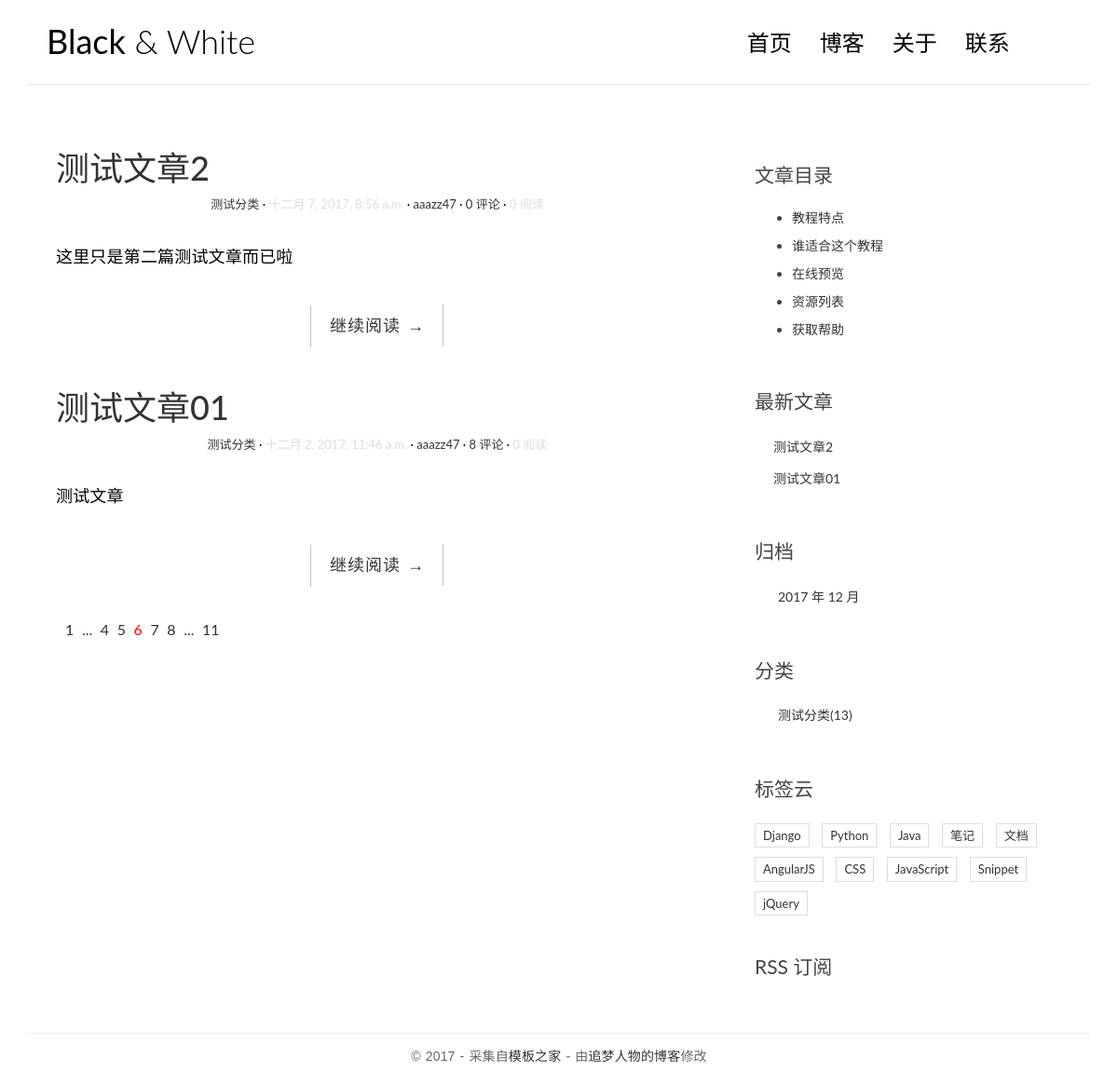
Screenshot of /category/测试分类/ with the database file from the repository.
### blog/models.py (models this page shows, shortened)
class Post(models.Model):
    title = models.CharField('标题',max_length=40)
    pub_date = models.DateTimeField('发布时间')
    update_time = models.DateTimeField('更新时间')
    content = models.TextField('内容')
    description = models.TextField('描述', blank=True, max_length=100)
    tag = models.ManyToManyField(Tag, blank=True)
    fen_lei = models.ForeignKey(Category, on_delete=models.CASCADE, verbose_name="分类")
    author = models.ForeignKey(User, on_delete=models.CASCADE, verbose_name="作者")
    views = models.PositiveIntegerField('阅读量', default=0)
    class Meta:
        verbose_name = "博文"
        verbose_name_plural = "博文"
        ordering = ['-pub_date']

class Category(models.Model):
    name = models.CharField('分类', max_length=10)
    def __str__(self):
        return self.name
    class Meta:
        verbose_name = '文章分类'
        verbose_name_plural = '文章分类'

### blog/views.py (the view)
# urls.py: url(r'^category/(?P<name>.*)/$', views.CategoryView.as_view(), name='category'),
class CategoryView(generic.ListView):
    model = Post
    template_name = 'blog/index.html'
    context_object_name = 'post_list'
    def get_queryset(self):
        cate = get_object_or_404(Category, name=self.kwargs.get('name'))
        return Post.objects.filter(fen_lei=cate)

### blog/templatetags/blog_tags.py (called while the page is built)
@register.simple_tag
def get_recent_posts(num=5):
    return Post.objects.order_by('-pub_date')[:num]

@register.simple_tag
def archives():
    return Post.objects.dates('pub_date', 'month', order='DESC')

@register.simple_tag
def categories():
    return Category.objects.all()

### blog/templates/blog/index.html
{% extends 'blog/base.html' %}
{% block main %}
                {% for post in post_list %}
                <article class="post post-{{ post.pk }}" >
                    <header class="entry-header">
                        <h1 class="enty-title" >
                            <a href="{% url 'blog:detail' post.pk %}">{{ post.title }}</a>
                        </h1>
                        <div class="entry-meta">
                            <span class="post-category"><a href="{% url 'blog:category' post.fen_lei.name %}">{{ post.fen_lei }}</a></span>
                            <span class="post-date"><time class="entry-date" datetime="{{ post.pub_date }}">{{ post.pub_date }}</time></span>
                            <span class="post-author"><a href="#">{{ post.author }}</a></span>
                            <span class="comments-link"><a href="#">{{ post.comment_set.count }} 评论</a></span>
                            <span class="views-count">{{ post.views }} 阅读</span>
                        </div>
                    </header>
                    <div class="entry-content clearfix">
                        <p>
                            {{ post.description }}
                        </p>
                        <div class="read-more cl-effect-14">
                            <a href="{% url 'blog:detail' post.pk %}" class="more-link">继续阅读 <span class="meta-nav">→</span></a>
                        </div>
                    </div>
                </article>
                {% empty %}
                <div class="no-post">很遗憾，这里暂时还没有发布文章哦，稍后再来看看吧！</div>
                {% endfor %}
                <div class="pagination">
                    <ul>
                        <li><a href="">1</a></li>
                        <li><a href="">...</a></li>
                        <li><a href="">4</a></li>
                        <li><a href="">5</a></li>
                        <li class="current"><a href="">6</a></li>
                        <li><a href="">7</a></li>
                        <li><a href="">8</a></li>
                        <li><a href="">...</a></li>
                        <li><a href="">11</a></li>
                    </ul>
                </div>
{% endblock main %}

### blog/templates/blog/base.html (shortened to what this page needs)
<!DOCTYPE html>
{% load staticfiles %}
{% load blog_tags %}
<html lang="zh-Hans">
<head>
    <link rel="stylesheet" href="{% static 'blog/css/bootstrap.min.css' %}">
    <link rel="stylesheet" href="http://code.ionicframework.com/ionicons/2.0.1/css/ionicons.min.css">
    <link rel="stylesheet" href="{% static 'blog/css/pace.css' %}">
    <link rel="stylesheet" href="{% static 'blog/css/custom.css' %}">
</head>
<body>
<div class="container">
    <header id="site-header">
        <div class="row">
            <div class="col-md-4 col-sm-5 col-xs-8">
                <div class="logo">
                    <h1><a href="{% url 'blog:index' %}"><b>Black</b> &amp; White</a></h1>
                </div>
            </div>
            <div class="col-md-8 col-sm-7 col-xs-4">
                <nav class="main-nav" role="navigation">
                    <div class="collapse navbar-collapse" id="bs-example-navbar-collapse-1">
                        <ul class="nav navbar-nav navbar-right">
                            <li class="cl-effect-11"><a href="{% url 'blog:index' %}" data-hover="首页">首页</a></li>
                            <li class="cl-effect-11"><a href="full-width.html" data-hover="博客">博客</a></li>
                            <li class="cl-effect-11"><a href="about.html" data-hover="关于">关于</a></li>
                            <li class="cl-effect-11"><a href="contact.html" data-hover="联系">联系</a></li>
                        </ul>
                    </div>
                </nav>
            </div>
        </div>
    </header>
</div>
<div class="content-body">
    <div class="container">
        <div class="row">
            <main class="col-md-8">
                {% block main %}
                {% endblock main %}
            </main>
            <aside class="col-md-4">
                {% block toc %}
                <div class="widget widget-content">
                        <h3 class="widget-title">文章目录</h3>
                        <ul>
                            <li>
                                <a href="#">教程特点</a>
                            </li>
                            <li>
                                <a href="#">谁适合这个教程</a>
                            </li>
                            <li>
                                <a href="#">在线预览</a>
                            </li>
                            <li>
                                <a href="#">资源列表</a>
                            </li>
                            <li>
                                <a href="#">获取帮助</a>
                            </li>
                        </ul>
                    </div>
                    <div class="widget widget-recent-posts">
                        <h3 class="widget-title">最新文章</h3>
                        {% get_recent_posts as recent_post_list %}
                        <ul>
                            {% for post in recent_post_list %}
                            <li>
                                <a href="{% url 'blog:detail' post.pk%}">{{ post.title }}</a>
                            </li>
                            {% empty %}
                            暂无文章
                            {% endfor %}
                        </ul>
                    </div>
                    <div class="widget widget-archives">
                        <h3 class="widget-title">归档</h3>
                        {% archives as date_list %}
                        <ul>
                            {% for date in date_list %}
                            <li>
                                <a href="{% url 'blog:archives' date.year date.month %}">
                                    {{ date.year }} 年 {{ date.month }} 月
                                </a>
                            </li>
                            {% empty %}
                            暂无归档
                            {% endfor %}
                        </ul>
                    </div>
                    <div class="widget widget-category">
                        <h3 class="widget-title">分类</h3>
                        {% categories as category_list %}
                        <ul>
                            {% for category in category_list %}
                            <li>
                                <a href="{% url 'blog:category' category.name %}">
                                    {{ category.name }}<span class="post-count">(13)</span>
                                </a>
                            </li>
                            {% empty %}
                            暂无分类
                            {% endfor %}
                        </ul>
                    </div>
                    <div class="widget widget-tag-cloud">
                        <h3 class="widget-title">标签云</h3>
                        <ul>
                            <li>
                                <a href="#">Django</a>
                            </li>
                            <li>
                                <a href="#">Python</a>
                            </li>
                            <li>
                                <a href="#">Java</a>
                            </li>
                            <li>
                                <a href="#">笔记</a>
                            </li>
                            <li>
                                <a href="#">文档</a>
                            </li>
                            <li>
                                <a href="#">AngularJS</a>
                            </li>
                            <li>
                                <a href="#">CSS</a>
                            </li>
                            <li>
                                <a href="#">JavaScript</a>
                            </li>
                            <li>
                                <a href="#">Snippet</a>
                            </li>
                            <li>
                                <a href="#">jQuery</a>
                            </li>
                        </ul>
                    </div>
                    <div class="rss">
                        <a href=""> RSS 订阅</a>
                    </div>
                {% endblock toc %}
            </aside>
        </div>
    </div>
</div>
<footer id="site-footer">
    <div class="container">
        <div class="row">
            <div class="col-md-12">
                <p class="copyright">&copy 2017 - 采集自<a href="http://www.cssmoban.com/"
                                                        target="_blank" title="模板之家">模板之家</a>
                    - 由<a href="http://zmrenwu.com/" title="网页模板" target="_blank">追梦人物的博客</a>修改
                </p>
            </div>
        </div>
    </div>
</footer>
</body>
</html>

### blog/static/blog/css/custom.css (style rules this page uses)
* { outline: none; }
h1, h2, h3, h4, h5, h6 { margin-top: 0; }
b { font-weight: 400; }
a { color: #333; }
body { color: #444; font-family: 'Lato', sans-serif; }
p { font-family: 'Ubuntu', sans-serif; font-weight: 400; word-spacing: 1px; letter-spacing: 0.01em; }
#site-header { background-color: #FFF; padding: 25px 20px; margin-bottom: 40px; border-bottom: 1px solid #e7e7e7; }
.logo h1 a { color: #000; }
.logo h1 { margin: 0; font-family: 'Lato', sans-serif; font-weight: 300; }
.main-nav { margin-top: 11px; max-width: 95%; }
.main-nav a { color: #000000 !important; padding: 0 0 5px 0 !important; margin-right: 30px; font-family: 'Lato', sans-serif; font-weight: 300; font-size: 24px; }
.cl-effect-11 a { padding: 10px 0; color: #0972b4; text-shadow: none; }
.cl-effect-11 a::before { position: absolute; top: 0; left: 0; overflow: hidden; padding: 0 0 5px 0 !important; max-width: 0; border-bottom: 1px solid #000; color: #000; content: attr(data-hover); white-space: nowrap; -webkit-transition: max-width 0.5s; -moz-transition: max-width 0.5s; transition: max-width 0.5s; }
.content-body { padding-bottom: 4em; }
.post { background: #fff; padding: 30px 30px 0; }
.entry-meta { text-align: center; color: #DDDDDD; font-size: 13px; margin-bottom: 30px; }
.entry-content { font-size: 18px; line-height: 1.9; font-weight: 300; color: #000; }
.post-category::after, .post-date::after, .post-author::after, .comments-link::after { content: ' ·'; color: #000; }
.read-more { font-family: 'Ubuntu', sans-serif; font-weight: 400; word-spacing: 1px; letter-spacing: 0.01em; text-align: center; margin-top: 20px; }
.cl-effect-14 a { padding: 0 20px; height: 45px; line-height: 45px; position: relative; display: inline-block; margin: 15px 25px; letter-spacing: 1px; font-weight: 400; text-shadow: 0 0 1px rgba(255, 255, 255, 0.3); }
.cl-effect-14 a::before, .cl-effect-14 a::after { position: absolute; width: 45px; height: 1px; background: #C3C3C3; content: ''; -webkit-transition: all 0.3s; -moz-transition: all 0.3s; transition: all 0.3s; pointer-events: none; }
.cl-effect-14 a::before { top: 0; left: 0; -webkit-transform: rotate(90deg); -moz-transform: rotate(90deg); transform: rotate(90deg); -webkit-transform-origin: 0 0; -moz-transform-origin: 0 0; transform-origin: 0 0; }
.cl-effect-14 a::after { right: 0; bottom: 0; -webkit-transform: rotate(90deg); -moz-transform: rotate(90deg); transform: rotate(90deg); -webkit-transform-origin: 100% 0; -moz-transform-origin: 100% 0; transform-origin: 100% 0; }
.widget { background: #fff; padding: 30px 0 0; }
.widget-title { font-size: 1.5em; margin-bottom: 20px; line-height: 1.6; padding: 10px 0 0; font-weight: 400; }
.widget-recent-posts ul { padding: 0; margin: 0; padding-left: 20px; }
.widget-recent-posts ul li { list-style-type: none; position: relative; line-height: 170%; margin-bottom: 10px; }
.widget-recent-posts ul li::before { content: '\f3d3'; font-family: "Ionicons"; position: absolute; left: -17px; top: 3px; font-size: 16px; color: #000; }
.widget-archives ul { padding: 0; margin: 0; padding-left: 25px; }
.widget-archives ul li { list-style-type: none; position: relative; line-height: 170%; margin-bottom: 10px; }
.widget-archives ul li::before { content: '\f3f3'; font-family: "Ionicons"; position: absolute; left: -25px; top: 1px; font-size: 16px; color: #000; }
.widget-category ul { padding: 0; margin: 0; padding-left: 25px; }
.widget-category ul li { list-style-type: none; position: relative; line-height: 170%; margin-bottom: 10px; }
.widget-category ul li::before { content: '\f3fe'; font-family: "Ionicons"; position: absolute; left: -25px; top: 1px; font-size: 18px; color: #000; }
.widget-tag-cloud ul { padding: 0; margin: 0; margin-right: -10px; }
.widget-tag-cloud ul li { list-style-type: none; font-size: 13px; display: inline-block; margin-right: 10px; margin-bottom: 10px; padding: 3px 8px; border: 1px solid #ddd; }
.widget-content ul li { margin-bottom: 10px; }
.rss { font-size: 21px; margin-top: 30px; }
.rss a { color: #444; }
#site-footer { padding-top: 10px; padding: 0 0 1.5em 0; }
.copyright { text-align: center; padding-top: 1em; margin: 0; border-top: 1px solid #eee; color: #666; }
.pagination ul { list-style: none; }
.pagination ul li { display: inline-block; font-size: 16px; margin-right: 5px; }
.current a { color: red; }

### rows the page displays
Post: title "测试文章2", fen_lei "测试分类", pub_date "十二月 7, 2017, 8:56 a.m.", author "aaazz47", comment_set.count "0", views "0", description "这里只是第二篇测试文章而已啦"
Post: title "测试文章01", fen_lei "测试分类", pub_date "十二月 2, 2017, 11:46 a.m.", author "aaazz47", comment_set.count "8", views "0", description "测试文章"
Category: name "测试分类"

### other values shown
{{ date.year }} "2017"
{{ date.month }} "12"
